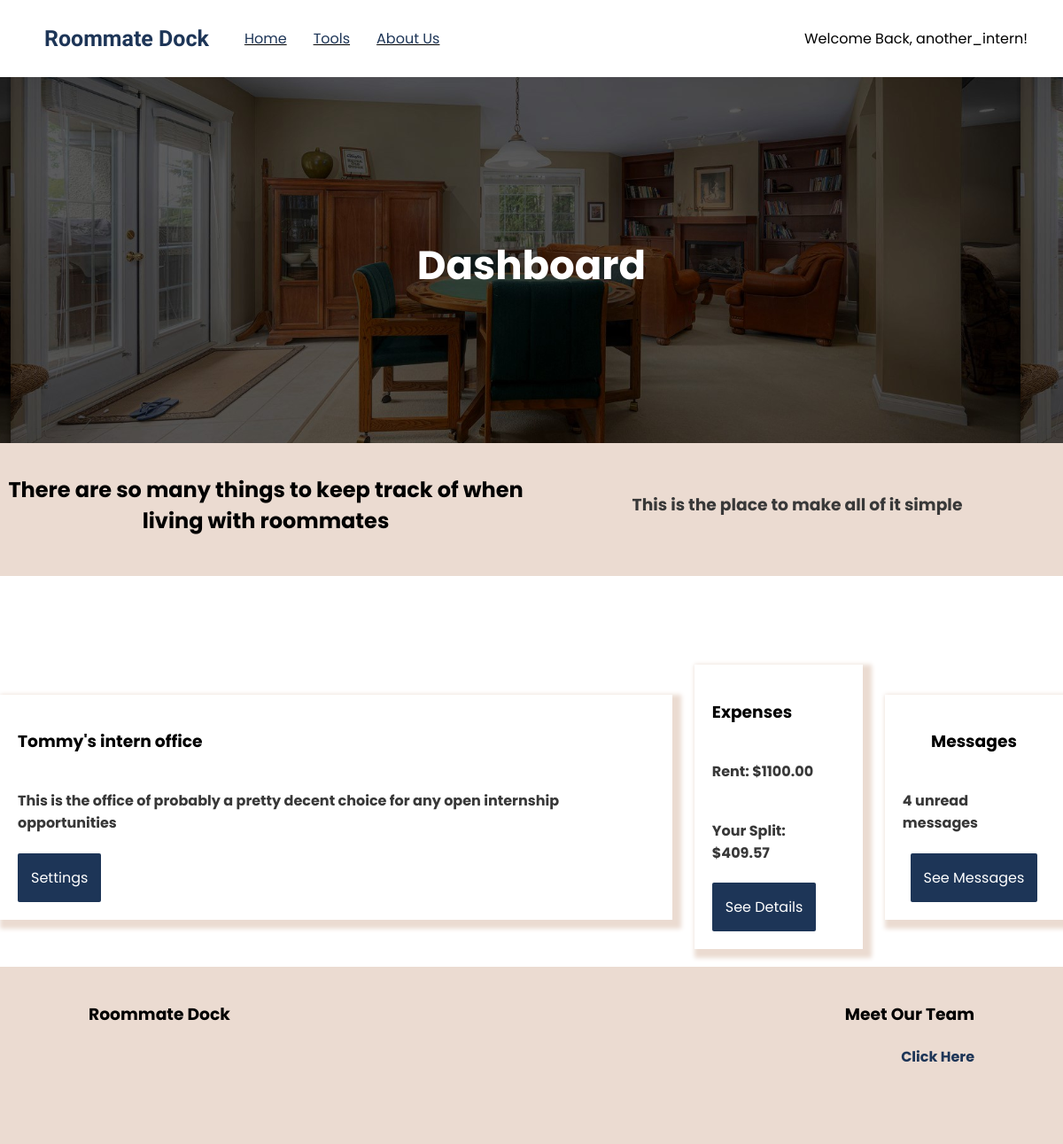
Screenshot of /rentsplit/ (signed in) with the database file from the repository.
### rentsplit/models.py (models this page shows, shortened)
class ProfileAuth(models.Model):
    name = models.CharField(max_length=64, unique=True)
    rent = models.IntegerField(default=0)
    users = models.ManyToManyField(User, related_name='profile')
    description = models.CharField(max_length=120, null=True)

### rentsplit/views.py (the view)
# urls.py: path('', views.index, name='index'),
@login_required(login_url = 'users:login')
def index(request):
    try:
        user = request.user
        profile = ProfileAuth.objects.get(users=user)
        user_profiles = user.profile.all()
        calculated_rents, owed_user = results(profile)
        all_mes = Message.objects.filter(profile=profile)
        unread_count = all_mes.exclude(users_read=user).count()
        return render(request, 'rentsplit/index.html', {
            'user_profiles': user_profiles,
            'calculated_rents': calculated_rents,
            'all_mes': all_mes,
            'unread_count': unread_count
        })
    except:
        user_profiles = None
        calculated_rents = None
        all_mes = None
        unread_count = None
        return render(request, 'rentsplit/index.html', {
            'user_profiles': user_profiles,
            'calculated_rents': calculated_rents,
            'all_mes': all_mes,
            'unread_count': unread_count
        })

### rentsplit/templates/rentsplit/index.html (shortened to what this page needs)
{% extends 'dock/layout-landing.html' %}
{% block head %}
{% load static %}
{% endblock head %}
{% block body %}
<div class="content-wrapper app-banner background-image-divider-main center">
    <h1 class='padding-top white-text main-text big-text'>Dashboard</h1>
</div>
<div class="banner next-to-eachother padding-top-small padding-bottom-small center">
    <div class="half-div center">
        <h2 class='main-text' style='text-align:center;'>There are so many things to keep track of when living with roommates</h2>
    </div>
    <div class="half-div center">
        <h3 class='sub-text'>This is the place to make all of it simple</h3>
    </div>
</div>
    <div class="content-wrapper center mobile-fit-content">
        <div>
            <div class='next-to-eachother center'>
                {% if request.user.profile.all %}
                    {% for profile in user_profiles %}
                    <div class="big-card margin-top margin-bottom stack-divs mobile-width margin-right">
                        <h3 class='main-text'>{{profile.name}}</h3>
                        <h4 class='sub-text'>{{profile.description}}</h4>
                        <a href="{% url 'rentsplit:profile-settings' profile.name%}" class='main-button'>Settings</a>
                    </div>
                    <div class="big-card margin-top margin-bottom stack-divs mobile-width margin-right">
                        <h3 class='main-text'>Expenses</h3>
                        {% if profile.rent == 0 %}
                            <h4 class='sub-text'>Update this month's rent</h4>
                        {% else %}
                            <h4 class='sub-text'>Rent: ${{profile.rent|floatformat:2}}</h4>
                        {% endif %}
                        {% if calculated_rents %}
                            {% for calckey, value in calculated_rents.items %}
                                    {% if calckey == request.user.username %}
                                        <h4 class='sub-text'>Your Split: ${{value|floatformat:2}}</h4>
                                    {% endif %}
                            {% endfor %}
                        {% endif %}
                        <a href="{% url 'rentsplit:user-profile' profile.name %}" class='main-button'>See Details</a>
                    </div>
                    {% endfor %}
                        <div class="big-card stack-divs mobile-width margin-top margin-bottom center">
                            <h3 class='main-text'>Messages</h3>
                            <h4 class='sub-text'>{{unread_count}} unread messages</h4>
                            <a href="{% url 'messageboard:index' request.user.profile.get.name%}" class='main-button'>See Messages</a>
                        </div>
                {% endif %}
            </div>
        </div>
    </div>
    {% endblock %}

### dock/templates/dock/layout-landing.html (shortened to what this page needs)
<!DOCTYPE html>
<html lang="en">
<head>
    {% load static %}
    {% load compress %}
    <link rel="stylesheet" href="{% static 'css/styles.css' %}">
</head>
<body>
    <div class="nav-container">
        <div class="nav-contents">
            <div class="left-in-div">
                <a href="{% url 'index' %}"><h3 class='nav-brand padding-left-med'>Roommate Dock</h3></a>
            </div>
            <div class="nav-options-container">
                <ul class='nav-options'>
                    <li class='nav-option'><a href="{% url 'index' %}">Home</a></li>
                    <div class='tools-menu'>
                        <li class='nav-option hover-dropdown' id='hover-tools-dropdownid'><a href="{% url 'options' %}">Tools</a></li>
                        </div>
                        <li class='nav-option'><a href="http://tommy-pham.netlify.app/">About Us</a></li>
                    </ul>
            </div>
            {% if user.is_authenticated %}
            <div class="right-in-div nav-profile">
                <a href"#" class='hover-dropdown' id='hover-profile-dropdownid'>Welcome Back, {{ request.user }}!</a>
            </div>
                {% endif %}
            </div>
        </div>
    {% block body %}
    {% endblock body %}
    <footer class='footer banner'>
        <div class="padding-footer row">
            <div class="half-div">
                <h3 class='main-text text-align-start'>Roommate Dock</h3>
            </div>
            <div class="half-div">
                <h3 class='main-text text-align-end'>Meet Our Team</h3>
                <h4 class='sub-text text-align-end link'><a href="http://tommy-pham.netlify.app/" target='blank'>Click Here</a></h4>
            </div>
        </div>
    </footer>
</body>
</html>

### static/css/styles.css (style rules this page uses)
body { padding: 0; margin: 0; }
html { padding: 0; margin: 0; }
a:link { color: #1d3557; text-decoration: none; }
.link { transition: 0.3s; cursor: pointer; color: #1d3557; }
.main-text { font-family: Poppins; margin-left: 0; margin-right: 0; }
.big-text { font-size: 45px !important; }
.sub-text { font-family: Poppins; color: rgb(56, 56, 56); }
.white-text { color: white; }
.margin-bottom { margin-bottom: 20px; }
.margin-right { margin-right: 25px; }
.margin-top { margin-top: 50px; }
.main-button { background-color: #1d3557; color: white !important; padding: 15px; font-family: Poppins; width: fit-content; border-radius: 2px; transition: 0.3s; border: none; cursor: pointer; }
.big-card { padding: 20px; box-shadow: 5px 5px 5px 5px rgb(235, 219, 209); width: fit-content; }
.nav-container { height: 57px; display: flex; justify-content: center; width: 100%; position: fixed; top: 0; background-color: white; font-family: Poppins; padding-top: 15px; padding-bottom: 15px; z-index: 1; transition: 0.4s; }
.nav-brand { font-family: "Secular One"; font-size: 25px; margin-top: 0; margin-bottom: 0; color: #1d3557; transition: 0.5s; }
.nav-contents { display: flex; flex-direction: row; align-items: center; width: 100%; }
.nav-options { display: flex; flex-direction: row; list-style: none; }
.nav-option { margin-right: 30px; text-decoration: underline; transition: 0.4s; }
.right-in-div { display: flex; margin-left: auto; margin-right: 40px; }
.nav-profile { display: flex; flex-direction: column; position: relative; }
#hover-profile-dropdownid { transition: 0.4s; z-index: 1; }
.next-to-eachother { display: flex; flex-direction: row; align-items: center; justify-content: space-evenly; }
.tools-menu { position: relative; }
.padding-top { padding-top: 100px; }
.padding-top-small { padding-top: 25px; }
.padding-bottom-small { padding-bottom: 25px; }
.padding-top-small { padding-top: 15px; }
.banner { background-color: rgb(235, 219, 209); }
.row { display: flex; flex-direction: row; }
.padding-footer { padding-top: 20px; padding-left: 100px; padding-right: 100px; }
.text-align-start { text-align: start; }
.text-align-end { text-align: end; }
.footer { height: 200px; }
.stack-divs { display: flex; flex-direction: column; }
.padding-left-med { padding-left: 50px; }
.half-div { width: 50%; }
.big-text { margin: 0; }
.background-image-divider-main { background-image: url("../media/rent-divider.jpeg"); height: 500px; background-position: 20% 50%; background-size: 95%; }
.center { display: flex; justify-content: center; align-items: center; }

### rows the page displays
ProfileAuth: name "Tommy's intern office", description "This is the office of probably a pretty decent choice for any open internship opportunities", rent "1100.00", calculated_rents "409.57"

### other values shown
{{ request.user }} "another_intern"
{{ unread_count }} "4"
